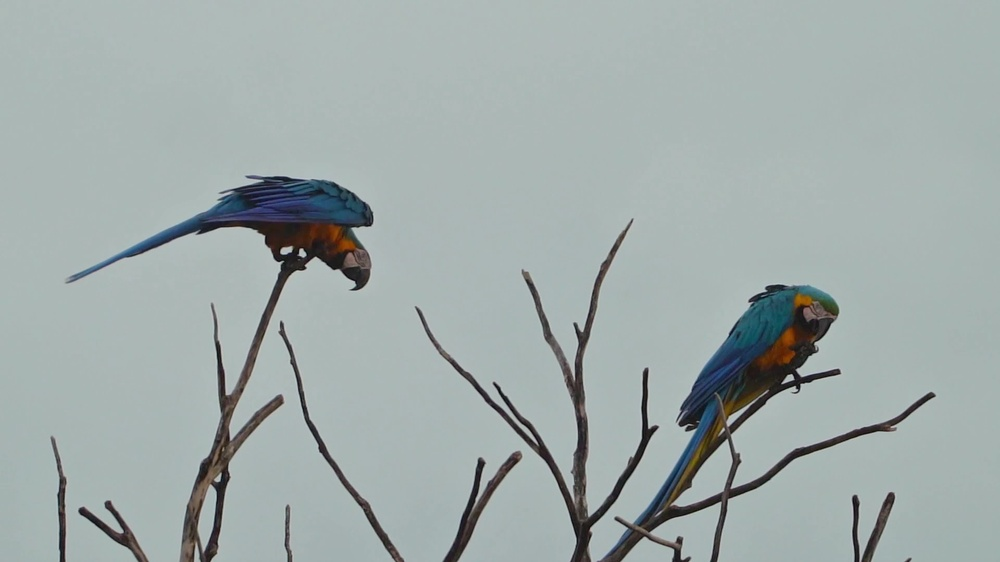
#> input picture datas/perroquets/Perroquet0001.jpg, 1000 x 562 px, shrunk from 3840 x 2160 before the run
$ python -i movie_filter.py   (imports and definitions only)
#> lines starting #> are read from the running program, lines starting #| are printed output that depends on the picture
# Ce programme va charger n images et y appliquer un filtre de netteté
# puis les sauvegarder dans un dossier de sortie

from PIL import Image
import os
import numpy as np
from scipy import signal
import time

from mpi4py import MPI

globCom = MPI.COMM_WORLD
nbp     = globCom.size
rank    = globCom.rank

# Fonction pour appliquer un filtre de netteté à une image
def apply_filter(image):
    # On charge l'image
#> called with image = 'datas/perroquets/Perroquet0001.jpg'
    img = Image.open(image)
#> img is the input picture: PIL image 1000x562 RGB; mean R, G, B 159.9, 170.8, 169.6
    print(f"Taille originale {img.size}")
#| Taille originale (1000, 562)
    # Conversion en HSV :
    img = img.convert('HSV')
#> img: PIL image 1000x562 HSV; mean H, S, V 119.6, 21.8, 172
    # On convertit l'image en tableau numpy et on normalise
    img = np.repeat(np.repeat(np.array(img), 2, axis=0), 2, axis=1)
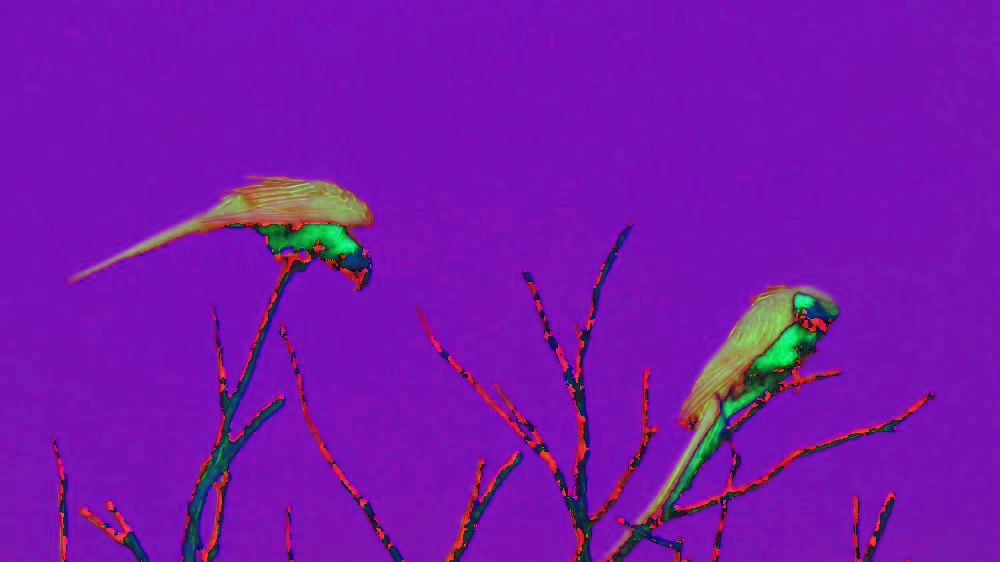
#> img: shape (1124, 2000, 3) (shown at 1/2 size); mean R, G, B 119.6, 21.8, 172
    img = np.array(img, dtype=np.double)/255.
    print(f"Nouvelle taille : {img.shape}")
#| Nouvelle taille : (1124, 2000, 3)
    # Tout d'abord, on crée un masque de flou gaussien
    mask = np.array([[1., 2., 1.], [2., 4., 2.], [1., 2., 1.]]) / 16.
    # On applique le filtre de flou
    blur_image = np.zeros_like(img, dtype=np.double)
    for i in range(3):
        blur_image[:,:,i] = signal.convolve2d(img[:,:,i], mask, mode='same')
    # On crée un masque de netteté
    mask = np.array([[0., -1., 0.], [-1., 5., -1.], [0., -1., 0.]])
    # On applique le filtre de netteté
    sharpen_image = np.zeros_like(img)
    sharpen_image[:,:,:2] = blur_image[:,:,:2]
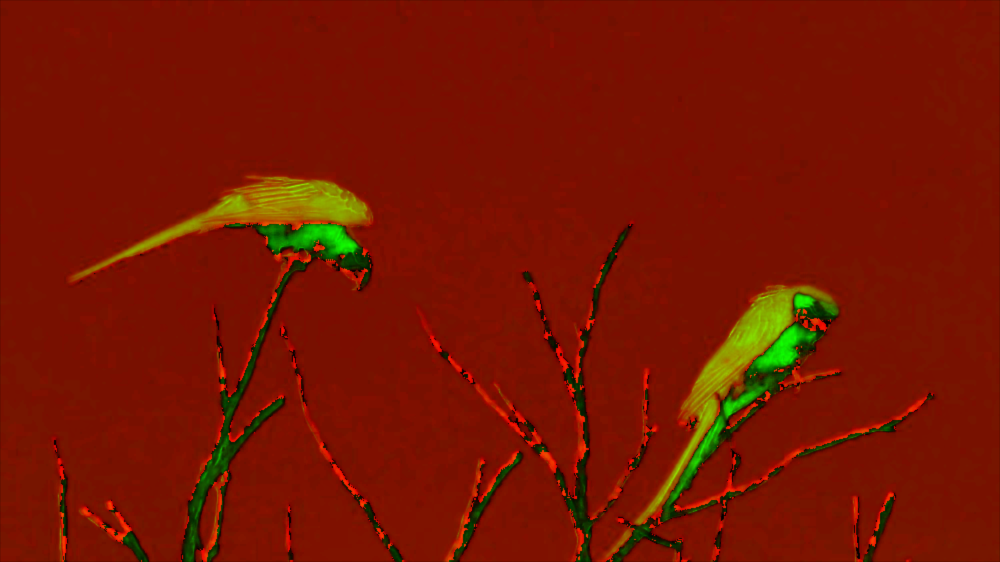
#> sharpen_image: shape (1124, 2000, 3) float64 (shown at 1/2 size); mean R, G, B 0.469, 0.0854, 0
    sharpen_image[:,:,2] = np.clip(signal.convolve2d(blur_image[:,:,2], mask, mode='same'), 0., 1.)

    sharpen_image *= 255.
    sharpen_image = sharpen_image.astype(np.uint8)
    # On retourne l'image modifiée
    return Image.fromarray(sharpen_image, 'HSV').convert('RGB')

start_of_time = time.time()
path = "datas/perroquets/"
# On crée un dossier de sortie
# [2 lines not run here, left out]
out_path = "sorties/perroquets/"

treatment_times = []
output_images = []
# [1 line that did not run here, left out]
# [23 lines not run here, left out]

>>> result = apply_filter('datas/perroquets/Perroquet0001.jpg')
